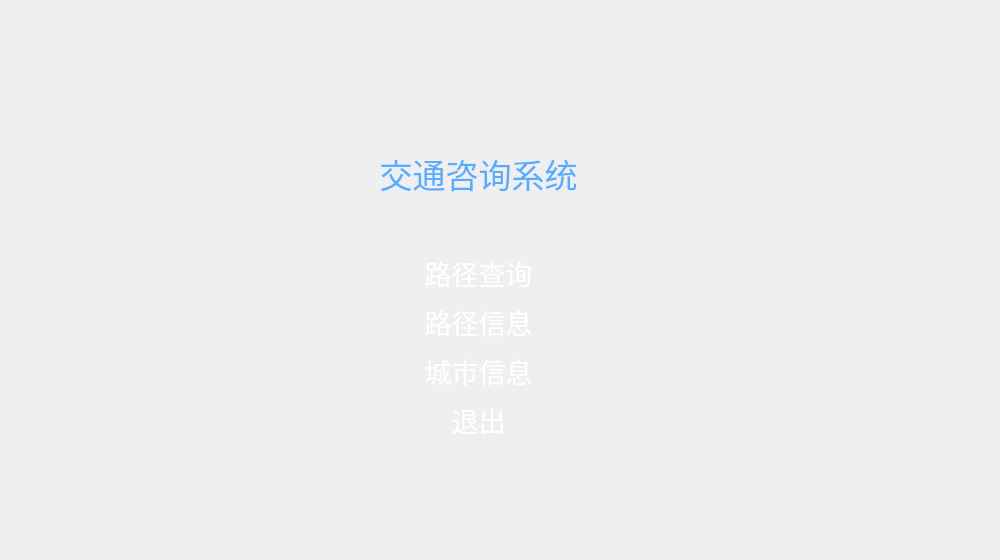
    <widget class="QWidget" name="main_page">
     <property name="minimumSize">
      <size>
       <width>1000</width>
       <height>560</height>
      </size>
     </property>
     <property name="maximumSize">
      <size>
       <width>1000</width>
       <height>560</height>
      </size>
     </property>
     <widget class="QWidget" name="layoutWidget">
      <property name="geometry">
       <rect>
        <x>260</x>
        <y>100</y>
        <width>437</width>
        <height>347</height>
       </rect>
      </property>
      <layout class="QVBoxLayout" name="verticalLayout_4">
       <item>
        <widget class="QLabel" name="Title_label">
         <property name="minimumSize">
          <size>
           <width>435</width>
           <height>141</height>
          </size>
         </property>
         <property name="maximumSize">
          <size>
           <width>888</width>
           <height>141</height>
          </size>
         </property>
         <property name="font">
          <font>
           <family>黑体</family>
           <pointsize>25</pointsize>
           <italic>false</italic>
           <bold>false</bold>
           <strikeout>false</strikeout>
          </font>
         </property>
         <property name="styleSheet">
          <string notr="true">
font: 25pt &quot;黑体&quot;;
color:rgb(88, 172, 255);</string>
         </property>
         <property name="text">
          <string notr="true">交通咨询系统</string>
         </property>
         <property name="alignment">
          <set>Qt::AlignCenter</set>
         </property>
        </widget>
       </item>
       <item>
        <widget class="QPushButton" name="PathChoose_pushButton">
         <property name="styleSheet">
          <string notr="true">/*按钮普通态*/
QPushButton
{
    /*字体为微软雅黑*/
    font-family:Microsoft Yahei;
    /*字体大小为20点*/
    font-size:20pt;
    /*字体颜色为白色*/    
    color:white;
    /*背景颜色*/  
     background:qlineargradient(x1:0 , y1:0 , x2:1 , y2:0,
							stop:0   rgb(9, 251, 255),
                                 stop:0.5    rgb(154, 197, 252),
                                 stop:1   rgb(211, 195, 252));
/*background: qlineargradient(x1:0, y1:0, x2:1, y2:0,stop:0 #497BF0,stop:1 #1FB6F6);*/
    /*边框圆角半径为8像素*/ 
    border-radius:8px;
}

/*按钮停留态*/
QPushButton:hover
{
background:qlineargradient(x1:0 , y1:0 , x2:1 , y2:0,
							stop:0   rgb(159, 224, 255),
                                 stop:0.5    rgb(136, 168, 250),
                                 stop:1   rgb(15, 93, 192));
}

/*按钮按下态*/
QPushButton:pressed
{
    background:qlineargradient(x1:0 , y1:0 , x2:1 , y2:0,
							stop:0   rgb(107, 232, 207),
                                 stop:0.5     rgb(159, 224, 255),
                                 stop:1   rgb(211, 195, 252));
    /*左内边距为3像素，让按下时字向右移动3像素*/  
    padding-left:3px;
    /*上内边距为3像素，让按下时字向下移动3像素*/  
    padding-top:3px;
}
</string>
         </property>
         <property name="text">
          <string>路径查询</string>
         </property>
        </widget>
       </item>
       <item>
        <widget class="QPushButton" name="PathCheck_pushButton">
         <property name="styleSheet">
          <string notr="true">/*按钮普通态*/
QPushButton
{
    /*字体为微软雅黑*/
    font-family:Microsoft Yahei;
    /*字体大小为20点*/
    font-size:20pt;
    /*字体颜色为白色*/    
    color:white;
    /*背景颜色*/  
     background:qlineargradient(x1:0 , y1:0 , x2:1 , y2:0,
							stop:0   rgb(9, 251, 255),
                                 stop:0.5    rgb(154, 197, 252),
                                 stop:1   rgb(211, 195, 252));
/*background: qlineargradient(x1:0, y1:0, x2:1, y2:0,stop:0 #497BF0,stop:1 #1FB6F6);*/
    /*边框圆角半径为8像素*/ 
    border-radius:8px;
}

/*按钮停留态*/
QPushButton:hover
{
background:qlineargradient(x1:0 , y1:0 , x2:1 , y2:0,
							stop:0   rgb(159, 224, 255),
                                 stop:0.5    rgb(136, 168, 250),
                                 stop:1   rgb(15, 93, 192));
}

/*按钮按下态*/
QPushButton:pressed
{
    background:qlineargradient(x1:0 , y1:0 , x2:1 , y2:0,
							stop:0   rgb(107, 232, 207),
                                 stop:0.5     rgb(159, 224, 255),
                                 stop:1   rgb(211, 195, 252));
    /*左内边距为3像素，让按下时字向右移动3像素*/  
    padding-left:3px;
    /*上内边距为3像素，让按下时字向下移动3像素*/  
    padding-top:3px;
}
</string>
         </property>
         <property name="text">
          <string>路径信息</string>
         </property>
        </widget>
       </item>
       <item>
        <widget class="QPushButton" name="CityCheck_pushButton">
         <property name="styleSheet">
          <string notr="true">/*按钮普通态*/
QPushButton
{
    /*字体为微软雅黑*/
    font-family:Microsoft Yahei;
    /*字体大小为20点*/
    font-size:20pt;
    /*字体颜色为白色*/    
    color:white;
    /*背景颜色*/  
     background:qlineargradient(x1:0 , y1:0 , x2:1 , y2:0,
							stop:0   rgb(9, 251, 255),
                                 stop:0.5    rgb(154, 197, 252),
                                 stop:1   rgb(211, 195, 252));
/*background: qlineargradient(x1:0, y1:0, x2:1, y2:0,stop:0 #497BF0,stop:1 #1FB6F6);*/
    /*边框圆角半径为8像素*/ 
    border-radius:8px;
}

/*按钮停留态*/
QPushButton:hover
{
background:qlineargradient(x1:0 , y1:0 , x2:1 , y2:0,
							stop:0   rgb(159, 224, 255),
                                 stop:0.5    rgb(136, 168, 250),
                                 stop:1   rgb(15, 93, 192));
}

/*按钮按下态*/
QPushButton:pressed
{
    background:qlineargradient(x1:0 , y1:0 , x2:1 , y2:0,
							stop:0   rgb(107, 232, 207),
                                 stop:0.5     rgb(159, 224, 255),
                                 stop:1   rgb(211, 195, 252));
    /*左内边距为3像素，让按下时字向右移动3像素*/  
    padding-left:3px;
    /*上内边距为3像素，让按下时字向下移动3像素*/  
    padding-top:3px;
}
</string>
         </property>
         <property name="text">
          <string>城市信息</string>
         </property>
        </widget>
       </item>
       <item>
        <widget class="QPushButton" name="SystemExit_pushButton">
         <property name="styleSheet">
          <string notr="true">/*按钮普通态*/
QPushButton
{
    /*字体为微软雅黑*/
    font-family:Microsoft Yahei;
    /*字体大小为20点*/
    font-size:20pt;
    /*字体颜色为白色*/    
    color:white;
    /*背景颜色*/  
background:qlineargradient(x1:0 , y1:0 , x2:1 , y2:0,
                                 stop:0 rgb(1, 232, 254)
	/* rgb(240, 149, 248),    rgb(160, 75, 227));*/
                          
                                 stop:1    rgb(137, 75, 200));
    /*边框圆角半径为8像素*/ 
    border-radius:8px;
}

/*按钮停留态*/
QPushButton:hover
{
    /*背景颜色*/  
   background:qlineargradient(x1:0 , y1:0 , x2:1 , y2:0,
                                 stop:0   rgb(160, 75, 227),
                           /*     stop:0.2   rgba(3, 204, 255,0.5),
                                 stop:0.5  rgb(159, 224, 255),
                               stop:0.8   rgba(3, 204, 255,0.5),*/
                                 stop:1    rgb(240, 149, 248));
}

/*按钮按下态*/
QPushButton:pressed
{
    /*背景颜色*/  
    background-color:rgb(14 , 135 , 228);
    /*左内边距为3像素，让按下时字向右移动3像素*/  
    padding-left:3px;
    /*上内边距为3像素，让按下时字向下移动3像素*/  
    padding-top:3px;
}
</string>
         </property>
         <property name="text">
          <string>退出</string>
         </property>
        </widget>
       </item>
      </layout>
     </widget>
    </widget>
